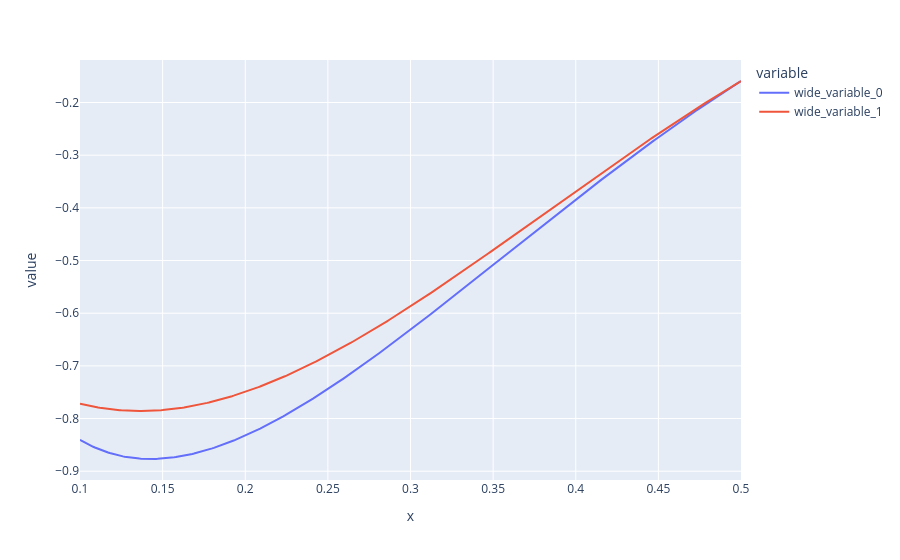

Here is the notebook cell this chart was saved with:
### Code cell
from scipy.stats import norm
from scipy.stats import multivariate_normal as mvn
import numpy as np

C_a = 4/1.7
C_p = 1/np.sqrt(2*np.pi)


def Phi2(d1, d2, rho):
    mu = np.array([0, 0])
    S = np.array([[1,rho],[rho,1]])
    
    return mvn.cdf(np.array([d1, d2]), mean=mu, cov=S)

def cov_approx(delta_i, delta_j, rho):
    a_i = C_a*(delta_i - 0.5)
    a_j = C_a*(delta_j - 0.5)
    p_i = C_p*(1 - a_i**2/2)
    p_j = C_p*(1 - a_j**2/2)

    

    sqrt_1mrho2 = np.sqrt(1-rho**2)
    
    w_ij = (-a_j + rho*a_i)/sqrt_1mrho2
    w_ji = (-a_i + rho*a_j)/sqrt_1mrho2

    
    
    Phi_w_ij = norm.cdf(w_ij)
    Phi_w_ji = norm.cdf(w_ji)
    
    Phi2_upper = (1-delta_i)*(1-delta_j) + rho*p_i*p_j
    Phi2_lower = delta_i*delta_j         + rho*p_i*p_j
    #print(Phi2_upper, Phi2_lower)

    E_xi  = p_i + a_i*delta_i
    E_xj  = p_j + a_j*delta_j
    #print(a_i)

    E_xixj = (rho*Phi2_upper
             + a_i*p_i*Phi_w_ij
             + a_j*p_j*Phi_w_ji
             + a_i*p_j + a_j*p_i
             + a_i*a_j*Phi2_lower)
    
    #print(E_xixj)
    #print(E_xi, E_xj)

    return E_xixj - E_xi*E_xj

def cov_exact(delta_i, delta_j, rho):
    a_i = norm.ppf(delta_i)
    a_j = norm.ppf(delta_j)
    p_i = norm.pdf(a_i)
    p_j = norm.pdf(a_j)

    sqrt_1mrho2 = np.sqrt(1-rho**2)
    
    w_ij = (-a_j + rho*a_i)/sqrt_1mrho2
    w_ji = (-a_i + rho*a_j)/sqrt_1mrho2
    
    Phi_w_ij = norm.cdf(w_ij)
    Phi_w_ji = norm.cdf(w_ji)
    
    Phi2_upper = Phi2(-a_i, -a_j, rho)
    Phi2_lower = Phi2(a_i, a_j, rho)
    #print(Phi2_upper, Phi2_lower)

    E_xi  = p_i + a_i*delta_i
    E_xj  = p_j + a_j*delta_j
    #print(a_i, a_j)
    #print(p_i, p_j)

    E_xixj = (rho*Phi2_upper
             + a_i*p_i*Phi_w_ij
             + a_j*p_j*Phi_w_ji
             + a_i*p_j + a_j*p_i
             + a_i*a_j*Phi2_lower)
    
   # print(E_xixj)
    #print(E_xi, E_xj)

    return E_xixj - E_xi*E_xj

# Test: high rho, moderate censoring
#print(cov_censored(0.4, 0.4, rho=0.5))   # should be positive
print(cov_exact(0.00001, 0.00001, rho=.99))   # heavy censoring — may be negative
print(cov_approx(0.01, 0.00001, rho=-.9))   # heavy censoring — may be negative

ds = np.linspace(.1, .5, 401)
true = np.zeros(401)
approx = np.zeros(401)
errors = np.zeros(401)

rho = 0

for i, d in enumerate(ds):
    true[i] = cov_exact(d, d, rho)
    approx[i] = cov_approx(d, d, rho)
    errors[i] = true[i] - approx[i]

px.line(x=ds, y=[true, approx])

### Figure 1 — Plotly figure (JSON) as saved in the notebook; plotly's stock layout.template omitted (floating-point values rounded to 4 significant figures; data arrays with more than 128 entries replaced by an {"elided": "..."} marker saying what was removed)
{"data": [{"hovertemplate": "variable=wide_variable_0<br>x=%{x}<br>value=%{y}<extra></extra>", "legendgroup": "wide_variable_0", "line": {"color": "#636efa", "dash": "solid"}, "marker": {"symbol": "circle"}, "mode": "lines", "name": "wide_variable_0", "orientation": "v", "showlegend": true, "type": "scatter", "x": {"elided": "401 float values"}, "xaxis": "x", "y": {"elided": "401 float values"}, "yaxis": "y"}, {"hovertemplate": "variable=wide_variable_1<br>x=%{x}<br>value=%{y}<extra></extra>", "legendgroup": "wide_variable_1", "line": {"color": "#EF553B", "dash": "solid"}, "marker": {"symbol": "circle"}, "mode": "lines", "name": "wide_variable_1", "orientation": "v", "showlegend": true, "type": "scatter", "x": {"elided": "401 float values"}, "xaxis": "x", "y": {"elided": "401 float values"}, "yaxis": "y"}], "layout": {"legend": {"title": {"text": "variable"}, "tracegroupgap": 0}, "margin": {"t": 60}, "xaxis": {"anchor": "y", "domain": [0, 1], "title": {"text": "x"}}, "yaxis": {"anchor": "x", "domain": [0, 1], "title": {"text": "value"}}}}
